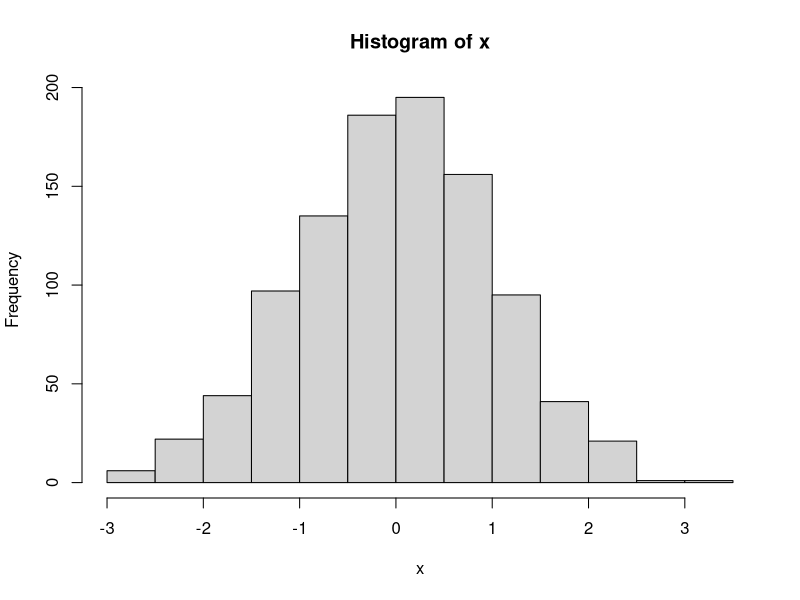

Reproduce this figure in R.
## ---- chunk 1
knitr::opts_chunk$set(echo = TRUE)
## ---- chunk 2
x <- rnorm(1000)
hist(x)
## ---- chunk 3
var1 = 5+1
print(var1)
## ---- chunk 4
a = 4
b = 8
a+b
a*b
a/b
## ---- chunk 5
for (i in 1:10){
  cat("iteración número", i, "\n")
}
## ---- chunk 6
a=6
b=5
if (a>b){
  print("Hola Mundo")
}

## ---- chunk 7
funciondelauxALCUADRADO <- function(a){
  c = a**a
  return(c)
}
funciondelauxALCUADRADO(2)
## ---- chunk 8
set.seed(27)
y = 11:20
mi_df <- data.frame(x = 1:10,
                    y,
                    w = sample(c("Grupo 1", "Grupo 2"), 10, replace = TRUE))

print(mi_df)
mi_df$z<-3:12
print(mi_df)
print(mi_df[2,1])
print(mi_df[2,"x"])
#Devuelve una lista
print(mi_df["x"])
#devuelve un vector
print(mi_df$x)
#devuelve un df filtrado
subset(mi_df, w=="Grupo 2")
## ---- chunk 9
# Definir DataFrame con columnas x1, x2 y e

# Semilla
set.seed(12)

# Columnas N(0,1)
x1 <- rnorm(30)
x2 <- rnorm(30)
e  <- rnorm(30)

# Dataframe
df <- data.frame(x1, x2, e)
## ---- chunk 10
# Definir b0, b1 y b2
b0 <- 1/2
b1 <- 1/4
b2 <- 1/4

# Definir df$y = b0 + b1*df$x1 + b2*df$x2 + df$e
df$y <- b0 + b1*df$x1 + b2*df$x2 + df$e
## ---- chunk 11
# myreg <- lm()
myreg <- lm(y ~ x1 + x2, df)

#summary(myreg)
summary(myreg)
## ---- chunk 12

# definir dataframe con columnas x1, x2 y e 
# definir df$y = b0 + b1*df$x1 + b2*df$x2 + df$e
# myreg <- lm()
#summary(myreg)

## ---- chunk 13

# ypred <- ...
# plot(y, ypred)
